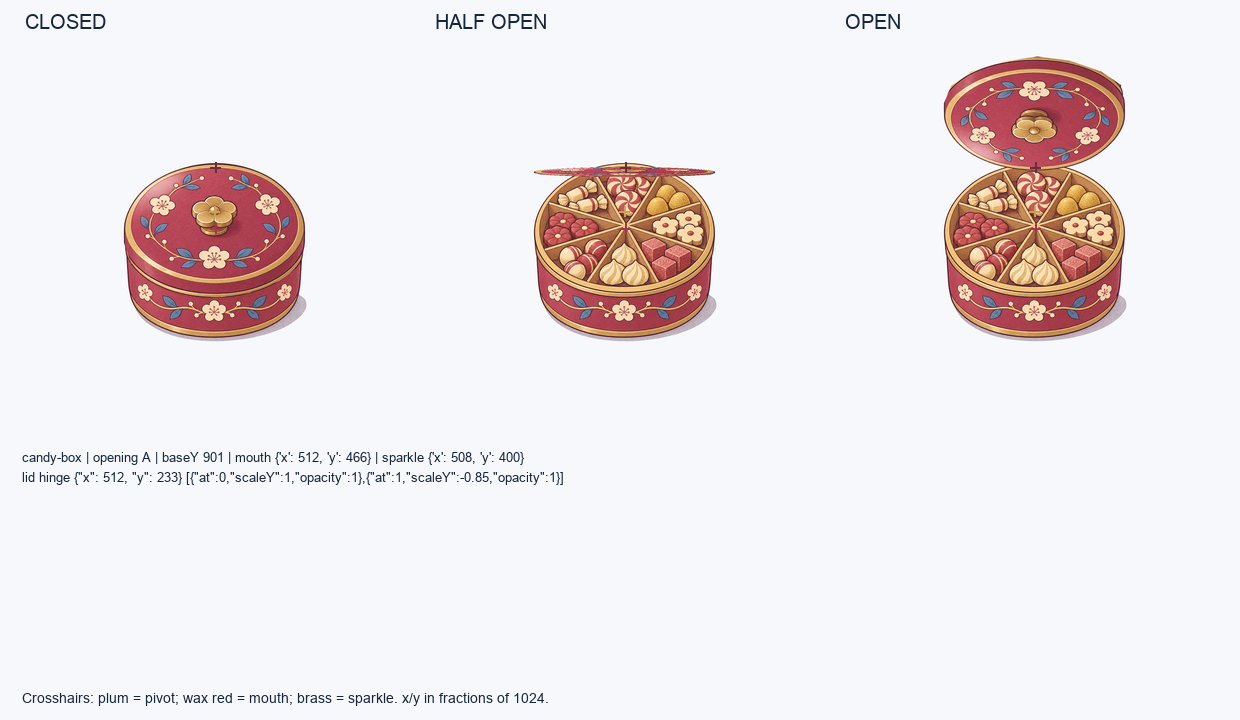
#> input picture design/art/_checks/candy-box-motion.png, 1240 x 720 px, given in place of vessel-spellbook.png, which was not available
$ python contact-sheet-b6.py
#> lines starting #> are read from the running program, lines starting #| are printed output that depends on the picture
from pathlib import Path
from PIL import Image,ImageDraw
A=Path(__file__).resolve().parents[1];ids=['spellbook','escape-pod','crystal-ball','wishing-lamp','potion','pocket-watch','diploma-tube','baby-shoes','memorial-candle','rocket-tin'];paper=(246,248,251);out=Image.new('RGB',(1200,900),paper);d=ImageDraw.Draw(out)
#> after `out = Image.new('RGB', (1200, 900), paper)`:
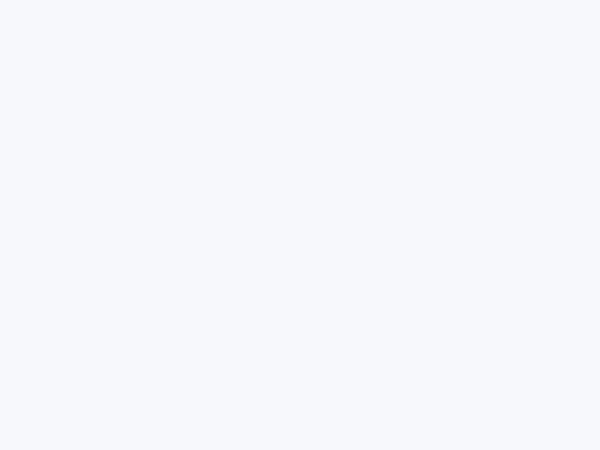
#> out: PIL image 1200x900 RGB (shown at 1/2 size); mean R, G, B 246, 248, 251
for i,id in enumerate(ids):
 im=Image.open(A/'vessels'/f'vessel-{id}.png').convert('RGBA');bg=Image.new('RGBA',im.size,paper+(255,));bg.alpha_composite(im);x=i%5*240;y=i//5*450;out.paste(bg.convert('RGB').resize((240,240),Image.Resampling.LANCZOS),(x,y));d.text((x+12,y+240),id,fill=(22,38,63));preview=Image.open(A/'_checks'/f'{id}-motion.png').convert('RGB');preview=preview.crop((880,40,1320,480)).resize((180,180),Image.Resampling.LANCZOS);out.paste(preview,(x+30,y+265));d.text((x+12,y+425),'open',fill=(22,38,63))
#> after `bg = Image.new('RGBA', im.size, paper + (255,))`:
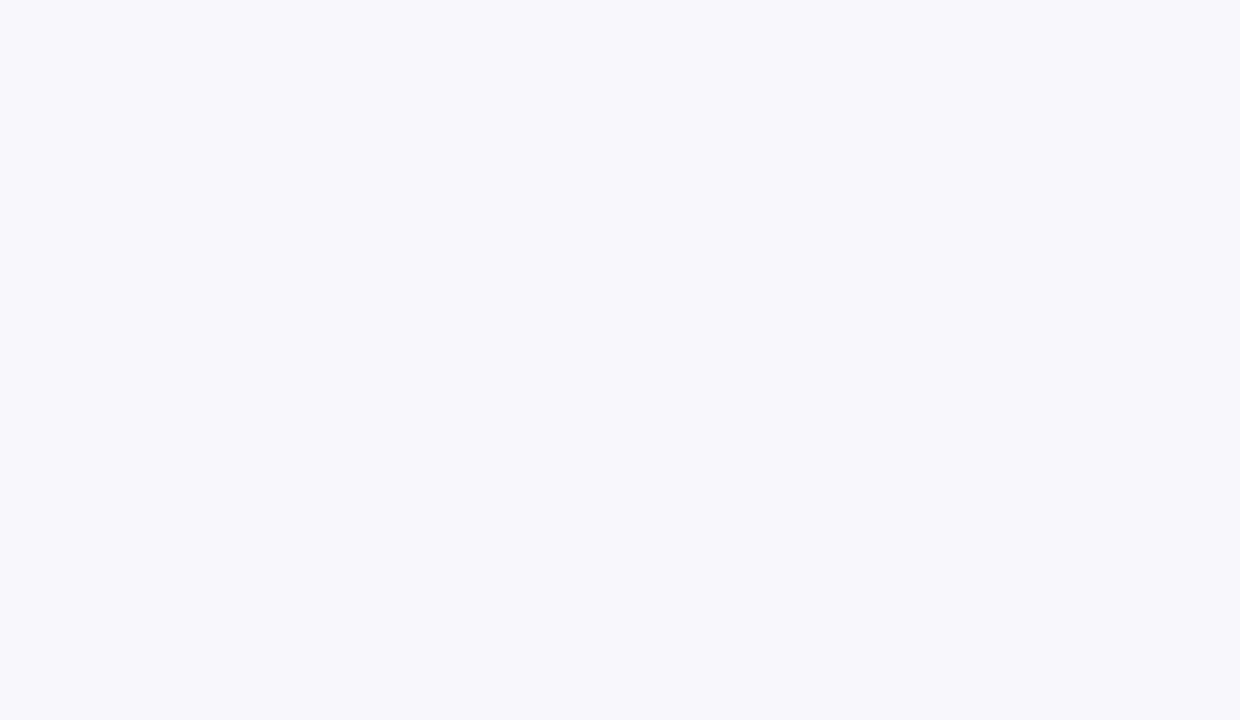
#> bg: PIL image 1240x720 RGBA; mean R, G, B, A 246, 248, 251, 255
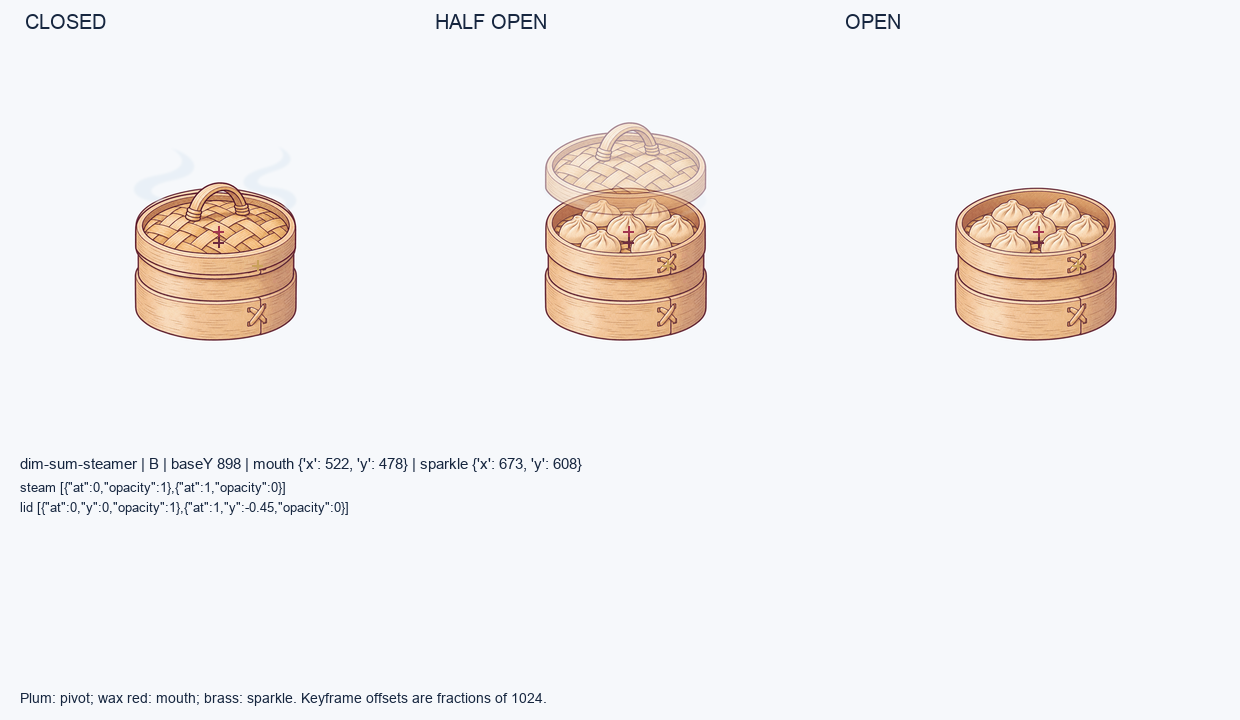
#> input picture design/art/_checks/dim-sum-steamer-motion.png, 1240 x 720 px, given in place of spellbook-motion.png, which was not available
#> further down, preview is the input picture: PIL image 1240x720 RGB; mean R, G, B 242.1, 240.3, 240.5
#> after `preview = preview.crop((880, 40, 1320, 480)).resize((180, 180), Image.`:
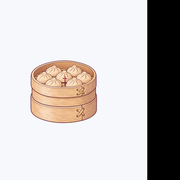
#> preview: PIL image 180x180 RGB; mean R, G, B 198, 194.2, 192.3
#> (the run stopped early here; a loop or call above may not have finished)
